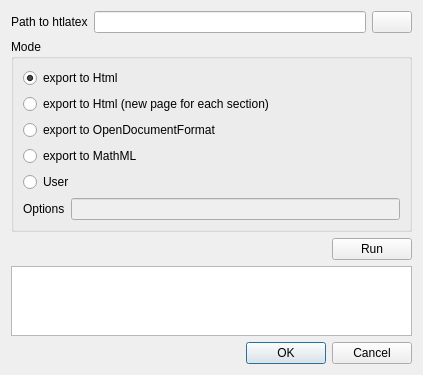
<?xml version="1.0" encoding="UTF-8"?>
<ui version="4.0">
 <class>ExportDialog</class>
 <widget class="QDialog" name="ExportDialog">
  <property name="geometry">
   <rect>
    <x>0</x>
    <y>0</y>
    <width>423</width>
    <height>374</height>
   </rect>
  </property>
  <property name="windowTitle">
   <string>Export via TeX4ht</string>
  </property>
  <layout class="QGridLayout" name="gridLayout">
   <item row="0" column="0">
    <layout class="QHBoxLayout" name="horizontalLayout">
     <item>
      <widget class="QLabel" name="labelPath">
       <property name="text">
        <string>Path to htlatex</string>
       </property>
      </widget>
     </item>
     <item>
      <widget class="QLineEdit" name="lineEditPath"/>
     </item>
     <item>
      <widget class="QPushButton" name="pushButtonPath">
       <property name="text">
        <string/>
       </property>
       <property name="icon">
        <iconset resource="texmaker.qrc">
         <normaloff>:/images/fileopen16.png</normaloff>:/images/fileopen16.png</iconset>
       </property>
      </widget>
     </item>
    </layout>
   </item>
   <item row="1" column="0">
    <widget class="QGroupBox" name="groupBox">
     <property name="title">
      <string>Mode</string>
     </property>
     <layout class="QVBoxLayout" name="verticalLayout">
      <item>
       <widget class="QRadioButton" name="radioButton1">
        <property name="text">
         <string>export to Html</string>
        </property>
        <property name="checked">
         <bool>true</bool>
        </property>
       </widget>
      </item>
      <item>
       <widget class="QRadioButton" name="radioButton2">
        <property name="text">
         <string>export to Html (new page for each section)</string>
        </property>
       </widget>
      </item>
      <item>
       <widget class="QRadioButton" name="radioButton3">
        <property name="text">
         <string>export to OpenDocumentFormat</string>
        </property>
       </widget>
      </item>
      <item>
       <widget class="QRadioButton" name="radioButton4">
        <property name="text">
         <string>export to MathML</string>
        </property>
       </widget>
      </item>
      <item>
       <widget class="QRadioButton" name="radioButton5">
        <property name="text">
         <string>User</string>
        </property>
       </widget>
      </item>
      <item>
       <layout class="QHBoxLayout" name="horizontalLayout_2">
        <item>
         <widget class="QLabel" name="labelOPtions">
          <property name="text">
           <string>Options</string>
          </property>
         </widget>
        </item>
        <item>
         <widget class="QLineEdit" name="lineEditOptions">
          <property name="enabled">
           <bool>false</bool>
          </property>
         </widget>
        </item>
       </layout>
      </item>
     </layout>
    </widget>
   </item>
   <item row="2" column="0">
    <layout class="QHBoxLayout" name="horizontalLayout_3">
     <item>
      <spacer name="horizontalSpacer">
       <property name="orientation">
        <enum>Qt::Horizontal</enum>
       </property>
       <property name="sizeHint" stdset="0">
        <size>
         <width>318</width>
         <height>20</height>
        </size>
       </property>
      </spacer>
     </item>
     <item>
      <widget class="QPushButton" name="pushButtonRun">
       <property name="text">
        <string>Run</string>
       </property>
       <property name="icon">
        <iconset resource="texmaker.qrc">
         <normaloff>:/images/run.png</normaloff>:/images/run.png</iconset>
       </property>
      </widget>
     </item>
    </layout>
   </item>
   <item row="3" column="0">
    <widget class="QPlainTextEdit" name="plainTextEditResult">
     <property name="readOnly">
      <bool>true</bool>
     </property>
    </widget>
   </item>
   <item row="4" column="0">
    <widget class="QDialogButtonBox" name="buttonBox">
     <property name="orientation">
      <enum>Qt::Horizontal</enum>
     </property>
     <property name="standardButtons">
      <set>QDialogButtonBox::Cancel|QDialogButtonBox::Ok</set>
     </property>
    </widget>
   </item>
  </layout>
 </widget>
 <tabstops>
  <tabstop>radioButton1</tabstop>
  <tabstop>radioButton2</tabstop>
  <tabstop>radioButton3</tabstop>
  <tabstop>radioButton4</tabstop>
  <tabstop>radioButton5</tabstop>
  <tabstop>lineEditOptions</tabstop>
  <tabstop>pushButtonRun</tabstop>
  <tabstop>lineEditPath</tabstop>
  <tabstop>pushButtonPath</tabstop>
  <tabstop>plainTextEditResult</tabstop>
  <tabstop>buttonBox</tabstop>
 </tabstops>
 <resources>
  <include location="texmaker.qrc"/>
 </resources>
 <connections>
  <connection>
   <sender>buttonBox</sender>
   <signal>accepted()</signal>
   <receiver>ExportDialog</receiver>
   <slot>accept()</slot>
   <hints>
    <hint type="sourcelabel">
     <x>248</x>
     <y>254</y>
    </hint>
    <hint type="destinationlabel">
     <x>157</x>
     <y>274</y>
    </hint>
   </hints>
  </connection>
  <connection>
   <sender>buttonBox</sender>
   <signal>rejected()</signal>
   <receiver>ExportDialog</receiver>
   <slot>reject()</slot>
   <hints>
    <hint type="sourcelabel">
     <x>316</x>
     <y>260</y>
    </hint>
    <hint type="destinationlabel">
     <x>286</x>
     <y>274</y>
    </hint>
   </hints>
  </connection>
 </connections>
</ui>
